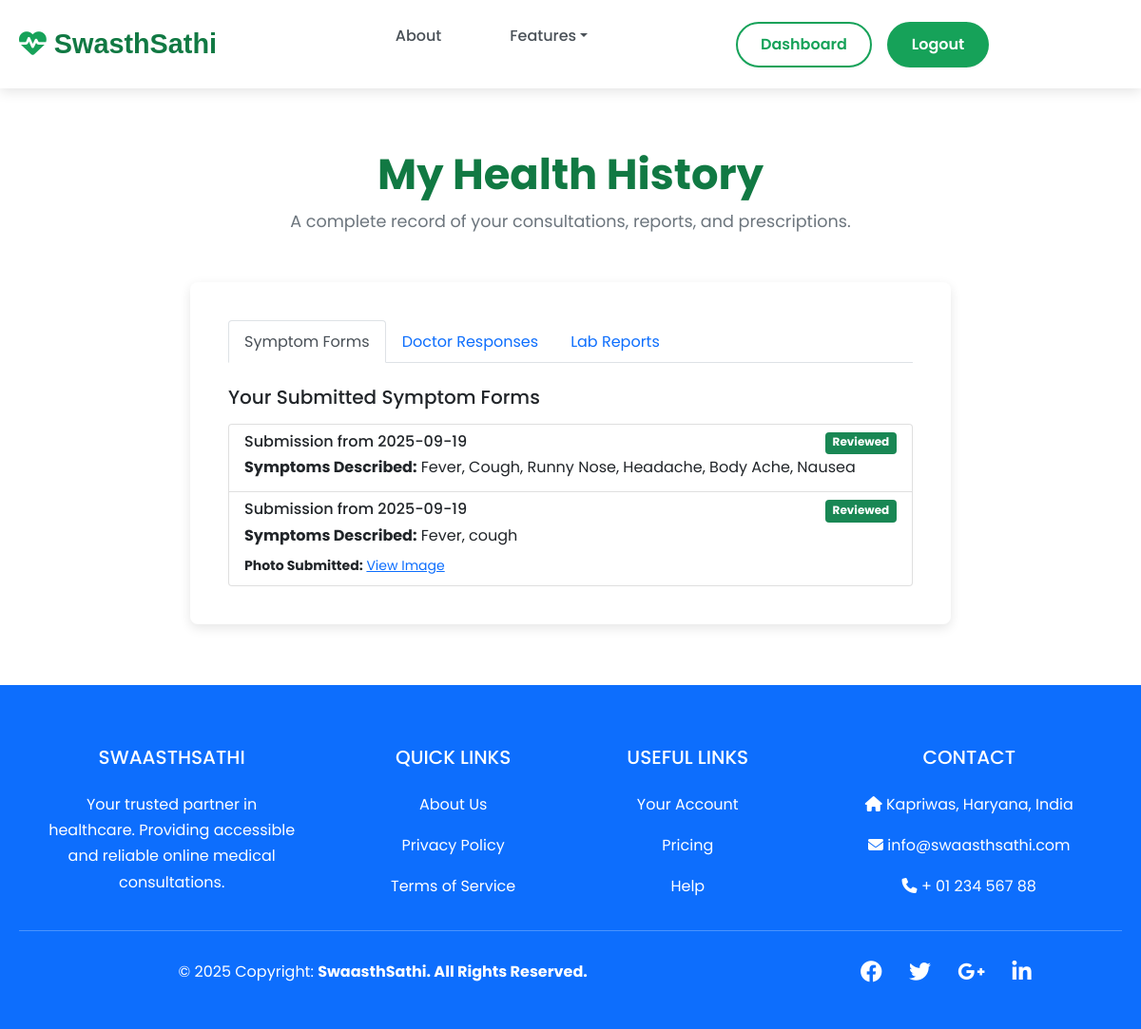
The page /patient-history (signed in) on the database its author committed.
### tables this page shows
CREATE TABLE consultations (
            id INTEGER PRIMARY KEY AUTOINCREMENT,
            patient_id INTEGER,
            doctor_id INTEGER,
            patient_name TEXT,
            patient_age INTEGER,
            patient_gender TEXT,
            symptoms TEXT,
            photo_filename TEXT,
            doctor_response TEXT,
            audio_note_filename TEXT,
            status TEXT,
            created_at TIMESTAMP DEFAULT CURRENT_TIMESTAMP,
            FOREIGN KEY (patient_id) REFERENCES users(id),
            FOREIGN KEY (doctor_id) REFERENCES users(id)
        );

### app.py (the view)
@app.route('/patient-history')
@login_required(role_ids=[ROLES['patient']])
def patient_history():
    db = get_db()
    patient_id = session['user_id']
    consultations = db.execute(
        'SELECT c.*, d.name as doctor_name FROM consultations c LEFT JOIN users d ON c.doctor_id = d.id WHERE c.patient_id = ? ORDER BY c.created_at DESC',
        (patient_id,)
    ).fetchall()
    return render_template('patient_history.html', consultations=consultations, lab_reports=[])

### app.py (called while the page is built)
def get_db():
    conn = sqlite3.connect(DATABASE)
    conn.row_factory = sqlite3.Row
    return conn

def login_required(role_ids):
    def decorator(f):
        @wraps(f)
        def decorated_function(*args, **kwargs):
            if 'user_id' not in session:
                flash('Please log in to access this page.', 'danger')
                return redirect(url_for('login'))
            if session.get('user_role') not in role_ids:
                flash('You do not have permission to access this page.', 'danger')
                return redirect(url_for('home'))
            return f(*args, **kwargs)
        return decorated_function
    return decorator

### templates/patient_history.html (shortened to what this page needs)
{% extends "layout.html" %}
{% block content %}
<div class="container page-container">
    <div class="section-header">
        <h2>My Health History</h2>
        <p>A complete record of your consultations, reports, and prescriptions.</p>
    </div>
    <div class="content-box">
        <ul class="nav nav-tabs" id="historyTabs" role="tablist">
            <li class="nav-item" role="presentation">
                <button class="nav-link active" id="symptom-forms-tab" data-bs-toggle="tab" data-bs-target="#symptom-forms" type="button" role="tab" aria-controls="symptom-forms" aria-selected="true">
                    Symptom Forms
                </button>
            </li>
            <li class="nav-item" role="presentation">
                <button class="nav-link" id="consultations-tab" data-bs-toggle="tab" data-bs-target="#consultations" type="button" role="tab" aria-controls="consultations" aria-selected="false">
                    Doctor Responses
                </button>
            </li>
            <li class="nav-item" role="presentation">
                <button class="nav-link" id="reports-tab" data-bs-toggle="tab" data-bs-target="#reports" type="button" role="tab" aria-controls="reports" aria-selected="false">
                    Lab Reports
                </button>
            </li>
        </ul>
        <div class="tab-content" id="historyTabsContent" style="padding-top: 1.5rem;">
            <div class="tab-pane fade show active" id="symptom-forms" role="tabpanel" aria-labelledby="symptom-forms-tab">
                <h5>Your Submitted Symptom Forms</h5>
                {% if consultations %}
                    <div class="list-group mt-3">
                    {% for case in consultations %}
                        <div class="list-group-item">
                            <div class="d-flex w-100 justify-content-between">
                                <h6 class="mb-1">Submission from {{ case.created_at[:10] }}</h6>
                                <span class="badge bg-{% if case.status == 'Pending' %}warning text-dark{% elif case.status == 'Under Review' %}info text-dark{% else %}success{% endif %}">{{ case.status }}</span>
                            </div>
                            <p class="mb-1"><strong>Symptoms Described:</strong> {{ case.symptoms }}</p>
                            {% if case.photo_filename %}
                                <small><strong>Photo Submitted:</strong> <a href="{{ url_for('static', filename='uploads/' + case.photo_filename) }}" target="_blank">View Image</a></small>
                            {% endif %}
                        </div>
                    {% endfor %}
                    </div>
                {% else %}
                    <p>You have not submitted any symptom forms yet.</p>
                {% endif %}
            </div>
        </div>
    </div>
</div>
{% endblock %}

### static/css/style.css (style rules this page uses)
:root { --primary-green: #16a259; --secondary-green: #117943; --accent-light-green: #20c975; --light-bg: #f8f9fa; --text-dark: #212529; --text-light: #6c757d; --white: #FFFFFF; --border-color: #dee2e6; --success: #198754; --danger: #dc3545; --info: #0dcaf0; --warning: #ffc107; --shadow-sm: 0 1px 3px rgba(0, 0, 0, 0.05); --shadow-md: 0 4px 12px rgba(0, 0, 0, 0.1); --shadow-lg: 0 8px 25px rgba(0, 0, 0, 0.15); --font-family: 'Poppins', sans-serif; --border-radius: 8px; --transition-speed: 0.3s cubic-bezier(0.4, 0, 0.2, 1); }
* { box-sizing: border-box; margin: 0; padding: 0; }
body { font-family: var(--font-family); color: var(--text-dark); background-color: var(--white); line-height: 1.7; display: flex; flex-direction: column; min-height: 100vh; }
html { scroll-behavior: smooth; }
.container { max-width: 1200px; margin: 0 auto; padding: 0 20px; }
.page-container { padding-top: 4rem; padding-bottom: 4rem; animation: fadeInUp 0.6s ease-out; }
.section-header { text-align: center; margin-bottom: 3rem; }
.section-header h2 { font-size: 2.8rem; font-weight: 700; margin-bottom: 0.5rem; color: var(--secondary-green); }
.section-header p { font-size: 1.1rem; color: var(--text-light); max-width: 600px; margin: 0 auto; }
.content-box { background: var(--white); padding: 2.5rem; border-radius: var(--border-radius); box-shadow: var(--shadow-md); max-width: 800px; margin: 0 auto; }

### rows shown on the page
consultations: created_at "2025-09-19", status "Reviewed", symptoms "Fever, Cough, Runny Nose, Headache, Body Ache, Nausea"
consultations: created_at "2025-09-19", status "Reviewed", symptoms "Fever, cough"
